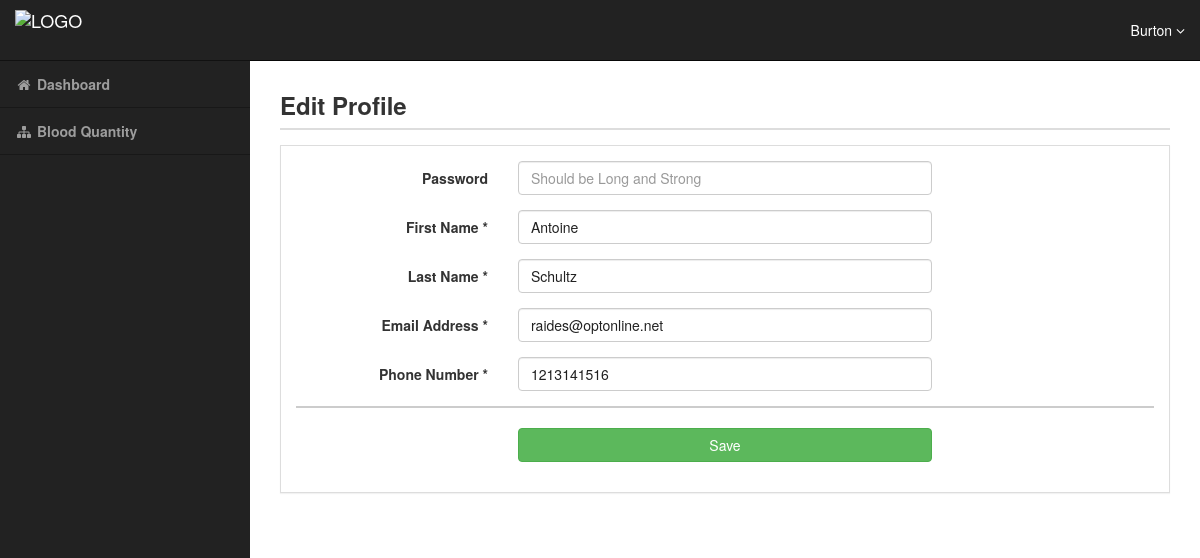
/admin/EditProfile.php (signed in), run on the app's committed database.
### tables this page shows
CREATE TABLE `Members` (
  `id` int(11) NOT NULL,
  `username` varchar(100) NOT NULL,
  `password` varchar(100) NOT NULL,
  `fname` varchar(100) NOT NULL,
  `lname` varchar(100) NOT NULL,
  `email` varchar(255) DEFAULT NULL,
  `phone` int(11) DEFAULT NULL,
  `bloodCenterid` int(11) DEFAULT NULL,
  `adminLevel` tinyint(4) NOT NULL DEFAULT '1',
  `registrationApproved` tinyint(4) NOT NULL DEFAULT '0'
);

### admin/EditProfile.php (the view, shortened to what this page needs)
<?php
    if(isset($_SESSION['Username']) && $_SESSION['AdminLevel'] == 1){
        include 'init.php';
        $do = isset($_GET['do']) ? $_GET['do'] : 'Manage';
        if ($do == 'Manage') {
            $stmt = $con->prepare(" SELECT * FROM Members WHERE id = ? LIMIT 1 ");
            $stmt->execute(array($_SESSION['ID']));
            $row = $stmt->fetch();
            $count = $stmt->rowCount();
            if ($count > 0 ) {  ?>
                <div id="wrapper">
                <div id="page-wrapper">
                    <div class="container-fluid">
                        <div class="row" id="main">
                            <div class="go-title">
                                <h3>Edit Profile</h3>
                                <div class="go-line"></div>
                            </div>
                            <div class="panel panel-default">
                                <div class="panel-body">
                                    <form method="POST" action="?do=Update" class="form-horizontal form-label-left">
                                        <div class="item form-group">
                                            <label class="control-label col-md-3 col-sm-3 col-xs-12"> Password
                                            </label>
                                            <div class="col-md-6 col-sm-6 col-xs-12">
                                                <input class="form-control col-md-7 col-xs-12" name="newpassword" placeholder="Should be Long and Strong" type="password">
                                            </div>
                                        </div>
                                        <div class="item form-group">
                                            <label class="control-label col-md-3 col-sm-3 col-xs-12"> First Name
                                                <span class="required">*</span>
                                            </label>
                                            <div class="col-md-6 col-sm-6 col-xs-12">
                                                <input class="form-control col-md-7 col-xs-12" name="fname" placeholder="First Name" value="<?php echo $row['fname']?>" required="required" type="text">
                                            </div>
                                        </div>
                                        <div class="item form-group">
                                            <label class="control-label col-md-3 col-sm-3 col-xs-12"> Last Name
                                                <span class="required">*</span>
                                            </label>
                                            <div class="col-md-6 col-sm-6 col-xs-12">
                                                <input class="form-control col-md-7 col-xs-12" name="lname" placeholder="Last Name" value="<?php echo $row['lname']?>" required="required" type="text">
                                            </div>
                                        </div>
                                        <div class="item form-group">
                                            <label class="control-label col-md-3 col-sm-3 col-xs-12"> Email Address
                                                <span class="required">*</span>
                                            </label>
                                            <div class="col-md-6 col-sm-6 col-xs-12">
                                                <input class="form-control col-md-7 col-xs-12" name="email" placeholder="Admin Email" value="<?php echo $row['email']?>" required="required"
                                                    type="email">
                                            </div>
                                        </div>
                                        <div class="item form-group">
                                            <label class="control-label col-md-3 col-sm-3 col-xs-12"> Phone Number
                                                <span class="required">*</span>
                                            </label>
                                            <div class="col-md-6 col-sm-6 col-xs-12">
                                                <input class="form-control col-md-7 col-xs-12" name="phone" placeholder="Admin Phone Number" value="<?php echo $row['phone']?>" required="required"
                                                    type="number">
                                            </div>
                                        </div>
                                        <div class="ln_solid"></div>
                                        <div class="form-group">
                                            <div class="col-md-6 col-md-offset-3">
                                                <button type="submit" class="btn btn-success btn-block">Save</button>
                                            </div>
                                        </div>
                                    </form>
                                </div>
                            </div>
                        </div>
                    </div>
                </div>
            </div>
            <?php
            }
        }
        include $tpl . 'footer.php';
    } else {
        header('Location: login.php');
        exit();
    }
?>

### admin/layout/css/style.css (style rules this page uses)
@media (min-width:768px) { body { margin-top: 50px; } }
.form-control { color: #212121; }
#wrapper { padding-left: 0; }
#page-wrapper { width: 100%; padding: 0; background-color: #fff; }
@media (min-width:768px) { #wrapper { padding-left: 250px; } }
@media (min-width:768px) { #page-wrapper { padding: 22px 10px; } }
.go-line { border: 1px solid #ddd; margin: 10px 0px; }
.go-title { margin: 0px 20px; }
.go-title h3 { font-weight: 700; }
.panel-default { border-radius: 0; margin: 15px 20px; }
.ln_solid { border: 1px solid #ccc; margin-bottom: 20px; }

### data on the page
members: fname "Antoine", lname "Schultz", email "raides@optonline.net", phone "1213141516"

### other printed values
$_SESSION['Username'] "Burton"
